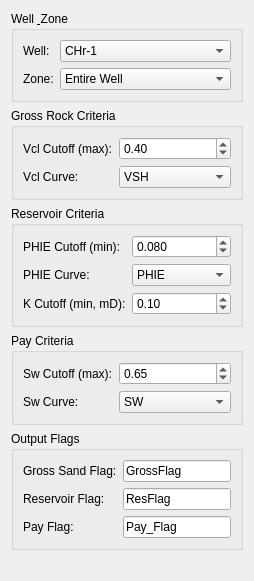
           <widget class="QWidget" name="scrollNPContents">
            <layout class="QVBoxLayout"><property name="spacing"><number>6</number></property>
             <item>
              <widget class="QGroupBox"><property name="title"><string>Well &amp; Zone</string></property>
               <layout class="QFormLayout">
                <item row="0" column="0"><widget class="QLabel"><property name="text"><string>Well:</string></property></widget></item>
                <item row="0" column="1"><widget class="QComboBox" name="comboNP2Well"><item><property name="text"><string>CHr-1</string></property></item><item><property name="text"><string>All Wells</string></property></item></widget></item>
                <item row="1" column="0"><widget class="QLabel"><property name="text"><string>Zone:</string></property></widget></item>
                <item row="1" column="1"><widget class="QComboBox" name="comboNP2Zone"><item><property name="text"><string>Entire Well</string></property></item></widget></item>
               </layout>
              </widget>
             </item>
             <item>
              <widget class="QGroupBox"><property name="title"><string>Gross Rock Criteria</string></property>
               <layout class="QFormLayout">
                <item row="0" column="0"><widget class="QLabel"><property name="text"><string>Vcl Cutoff (max):</string></property></widget></item>
                <item row="0" column="1"><widget class="QDoubleSpinBox" name="spinNP2Vcl"><property name="decimals"><number>2</number></property><property name="maximum"><double>1.0</double></property><property name="value"><double>0.40</double></property></widget></item>
                <item row="1" column="0"><widget class="QLabel"><property name="text"><string>Vcl Curve:</string></property></widget></item>
                <item row="1" column="1"><widget class="QComboBox" name="comboNP2VclCurve"><item><property name="text"><string>VSH</string></property></item></widget></item>
               </layout>
              </widget>
             </item>
             <item>
              <widget class="QGroupBox"><property name="title"><string>Reservoir Criteria</string></property>
               <layout class="QFormLayout">
                <item row="0" column="0"><widget class="QLabel"><property name="text"><string>PHIE Cutoff (min):</string></property></widget></item>
                <item row="0" column="1"><widget class="QDoubleSpinBox" name="spinNP2PHIE"><property name="decimals"><number>3</number></property><property name="maximum"><double>1.0</double></property><property name="value"><double>0.080</double></property></widget></item>
                <item row="1" column="0"><widget class="QLabel"><property name="text"><string>PHIE Curve:</string></property></widget></item>
                <item row="1" column="1"><widget class="QComboBox" name="comboNP2PHIECurve"><item><property name="text"><string>PHIE</string></property></item></widget></item>
                <item row="2" column="0"><widget class="QLabel"><property name="text"><string>K Cutoff (min, mD):</string></property></widget></item>
                <item row="2" column="1"><widget class="QDoubleSpinBox" name="spinNP2K"><property name="decimals"><number>2</number></property><property name="maximum"><double>10000.0</double></property><property name="value"><double>0.10</double></property></widget></item>
               </layout>
              </widget>
             </item>
             <item>
              <widget class="QGroupBox"><property name="title"><string>Pay Criteria</string></property>
               <layout class="QFormLayout">
                <item row="0" column="0"><widget class="QLabel"><property name="text"><string>Sw Cutoff (max):</string></property></widget></item>
                <item row="0" column="1"><widget class="QDoubleSpinBox" name="spinNP2Sw"><property name="decimals"><number>2</number></property><property name="maximum"><double>1.0</double></property><property name="value"><double>0.65</double></property></widget></item>
                <item row="1" column="0"><widget class="QLabel"><property name="text"><string>Sw Curve:</string></property></widget></item>
                <item row="1" column="1"><widget class="QComboBox" name="comboNP2SwCurve"><item><property name="text"><string>SW</string></property></item></widget></item>
               </layout>
              </widget>
             </item>
             <item>
              <widget class="QGroupBox"><property name="title"><string>Output Flags</string></property>
               <layout class="QFormLayout">
                <item row="0" column="0"><widget class="QLabel"><property name="text"><string>Gross Sand Flag:</string></property></widget></item>
                <item row="0" column="1"><widget class="QLineEdit" name="lineNP2Gross"><property name="text"><string>GrossFlag</string></property></widget></item>
                <item row="1" column="0"><widget class="QLabel"><property name="text"><string>Reservoir Flag:</string></property></widget></item>
                <item row="1" column="1"><widget class="QLineEdit" name="lineNP2Res"><property name="text"><string>ResFlag</string></property></widget></item>
                <item row="2" column="0"><widget class="QLabel"><property name="text"><string>Pay Flag:</string></property></widget></item>
                <item row="2" column="1"><widget class="QLineEdit" name="lineNP2Pay"><property name="text"><string>Pay_Flag</string></property></widget></item>
               </layout>
              </widget>
             </item>
             <item><spacer><property name="orientation"><enum>Qt::Vertical</enum></property><property name="sizeHint" stdset="0"><size><width>20</width><height>20</height></size></property></spacer></item>
            </layout>
           </widget>
